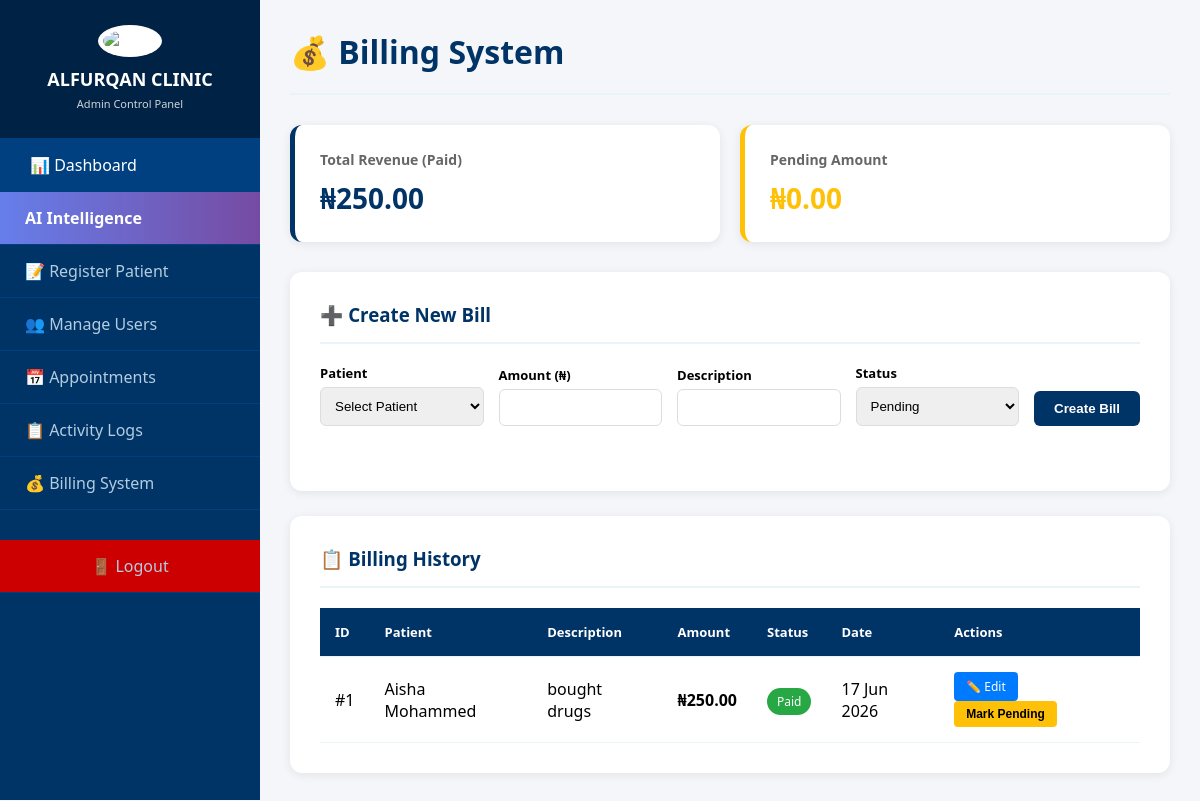
Page /admin/billing.php (signed in) on the committed database.
### tables this page shows
CREATE TABLE `billing` (
  `id` int(11) NOT NULL,
  `patient_id` int(11) NOT NULL,
  `amount` decimal(10,2) NOT NULL,
  `description` varchar(255) DEFAULT NULL,
  `status` enum('Paid','Pending') DEFAULT 'Pending',
  `bill_date` timestamp NOT NULL DEFAULT current_timestamp(),
  `created_by` int(11) DEFAULT NULL
);

CREATE TABLE `patients` (
  `id` int(11) NOT NULL,
  `name` varchar(100) NOT NULL,
  `age` int(11) DEFAULT NULL,
  `gender` enum('Male','Female') NOT NULL,
  `phone` varchar(15) DEFAULT NULL,
  `address` text DEFAULT NULL,
  `allergies` text DEFAULT NULL,
  `medical_conditions` text DEFAULT NULL,
  `patient_status` enum('Stable','Critical','Recovering','Discharged','Pending') DEFAULT 'Pending',
  `reg_date` timestamp NOT NULL DEFAULT current_timestamp()
);

### admin/billing.php (the view, shortened to what this page needs)
<?php
include '../config/db.php';
$total_revenue = $conn->query("SELECT SUM(amount) as total FROM billing WHERE status='Paid'")->fetch_assoc()['total'] ?? 0;
$pending_amount = $conn->query("SELECT SUM(amount) as total FROM billing WHERE status='Pending'")->fetch_assoc()['total'] ?? 0;
$bills = $conn->query("SELECT b.*, p.name as patient_name FROM billing b JOIN patients p ON b.patient_id = p.id ORDER BY b.bill_date DESC");
?>
<!DOCTYPE html>
<html lang="en">
<head>
</head>
<body>
    <div class="sidebar">
        <div class="sidebar-header">
            <img src="../assets/logo.png" alt="Logo">
            <h2>ALFURQAN CLINIC</h2><small>Admin Control Panel</small>
        </div>
        <div class="sidebar-menu">
    <a href="dashboard.php" class="active">📊 Dashboard</a>
    <a href="ai_dashboard.php" style="background: linear-gradient(90deg, #667eea 0%, #764ba2 100%); color: white; font-weight: bold;">
         AI Intelligence
    </a>
    <a href="register_patient.php">📝 Register Patient</a>
    <a href="manage_users.php">👥 Manage Users</a>
    <a href="appointments.php">📅 Appointments</a>
    <a href="activity_logs.php">📋 Activity Logs</a>
    <a href="billing.php">💰 Billing System</a>
    <a href="../logout.php" class="logout-btn">🚪 Logout</a>
</div>
    </div>
    <div class="main-content">
        <div class="header"><h1>💰 Billing System</h1></div>
        <div class="stats-grid">
            <div class="stat-card"><h3>Total Revenue (Paid)</h3><p>₦<?php echo number_format($total_revenue, 2); ?></p></div>
            <div class="stat-card pending"><h3>Pending Amount</h3><p>₦<?php echo number_format($pending_amount, 2); ?></p></div>
        </div>
        <div class="card">
            <h3>➕ Create New Bill</h3>
            <form method="POST">
                <div class="form-row">
                    <div class="form-group">
                        <label>Patient</label>
                        <select name="patient_id" required>
                            <option value="">Select Patient</option>
                        </select>
                    </div>
                    <div class="form-group"><label>Amount (₦)</label><input type="number" name="amount" step="0.01" required></div>
                    <div class="form-group"><label>Description</label><input type="text" name="description" required></div>
                    <div class="form-group">
                        <label>Status</label>
                        <select name="status">
                            <option value="Pending">Pending</option>
                        </select>
                    </div>
                    <div class="form-group"><button type="submit" name="add_bill">Create Bill</button></div>
                </div>
            </form>
        </div>
        <div class="card">
            <h3>📋 Billing History</h3>
            <table>
                <thead><tr><th>ID</th><th>Patient</th><th>Description</th><th>Amount</th><th>Status</th><th>Date</th><th>Actions</th></tr></thead>
                <tbody>
                    <?php while($b = $bills->fetch_assoc()): ?>
                    <tr>
                        <td>#<?php echo $b['id']; ?></td>
                        <td><?php echo htmlspecialchars($b['patient_name']); ?></td>
                        <td><?php echo htmlspecialchars($b['description']); ?></td>
                        <td><strong>₦<?php echo number_format($b['amount'], 2); ?></strong></td>
                        <td><span class="badge bg-<?php echo strtolower($b['status']); ?>"><?php echo $b['status']; ?></span></td>
                        <td><?php echo date('d M Y', strtotime($b['bill_date'])); ?></td>
                        <td>
                            <a href="edit_bill.php?id=<?php echo $b['id']; ?>" class="btn-sm btn-primary">✏️ Edit</a>
                            <form method="POST" style="display:inline;">
                                <?php if($b['status'] == 'Pending'): ?>
                                <input type="hidden" name="new_status" value="Paid">
                                <button type="submit" name="update_status" class="btn-sm btn-success">Mark Paid</button>
                                <?php else: ?>
                                <button type="submit" name="update_status" class="btn-sm btn-warning">Mark Pending</button>
                                <?php endif; ?>
                            </form>
                        </td>
                    </tr>
                    <?php endwhile; ?>
                </tbody>
            </table>
        </div>
    </div>
</body>
</html>

### admin/billing.php (style rules this page uses)
* { margin: 0; padding: 0; box-sizing: border-box; }
body { font-family: 'Segoe UI', sans-serif; background: #f4f6f9; display: flex; }
.sidebar { width: 260px; background: #003366; color: white; height: 100vh; position: fixed; }
.sidebar-header { text-align: center; padding: 25px 20px; border-bottom: 1px solid #004080; background: #002244; }
.sidebar-header img { width: 70px; height: 70px; margin-bottom: 10px; background: white; border-radius: 50%; padding: 5px; }
.sidebar-header h2 { font-size: 18px; }
.sidebar-header small { font-size: 11px; opacity: 0.8; }
.sidebar-menu a { display: flex; align-items: center; gap: 15px; padding: 15px 25px; color: #b3cde0; text-decoration: none; border-bottom: 1px solid #004080; transition: 0.3s; }
.sidebar-menu a:hover, .sidebar-menu a.active { background: #004080; color: white; padding-left: 30px; }
.logout-btn { background: #cc0000 !important; justify-content: center; margin-top: 30px; }
.main-content { margin-left: 260px; padding: 30px; width: calc(100% - 260px); }
.header { display: flex; justify-content: space-between; margin-bottom: 30px; padding-bottom: 20px; border-bottom: 2px solid #e8f4f8; }
.header h1 { color: #003366; }
.stats-grid { display: grid; grid-template-columns: 1fr 1fr; gap: 20px; margin-bottom: 30px; }
.stat-card { background: white; padding: 25px; border-radius: 12px; box-shadow: 0 2px 10px rgba(0,0,0,0.08); border-left: 5px solid #003366; }
.stat-card h3 { color: #666; font-size: 14px; margin-bottom: 10px; }
.stat-card p { color: #003366; font-size: 28px; font-weight: bold; }
.stat-card.pending { border-left-color: #ffc107; }
.stat-card.pending p { color: #ffc107; }
.card { background: white; padding: 30px; border-radius: 12px; box-shadow: 0 2px 10px rgba(0,0,0,0.08); margin-bottom: 25px; }
.card h3 { color: #003366; margin-bottom: 20px; border-bottom: 2px solid #e8f4f8; padding-bottom: 15px; }
.form-row { display: grid; grid-template-columns: 1fr 1fr 1fr 1fr auto; gap: 15px; align-items: end; margin-bottom: 20px; }
.form-group { margin-bottom: 15px; }
label { display: block; margin-bottom: 5px; font-weight: 600; font-size: 13px; }
input, select { width: 100%; padding: 10px; border: 1px solid #ddd; border-radius: 6px; }
button { padding: 10px 20px; background: #003366; color: white; border: none; border-radius: 6px; cursor: pointer; font-weight: 600; }
table { width: 100%; border-collapse: collapse; }
th, td { padding: 15px; text-align: left; border-bottom: 1px solid #e8f4f8; }
th { background: #003366; color: white; font-size: 13px; }
.badge { padding: 5px 10px; border-radius: 15px; font-size: 12px; color: white; }
.bg-paid { background: #28a745; }
.btn-sm { padding: 6px 12px; font-size: 12px; border: none; border-radius: 4px; cursor: pointer; color: white; text-decoration: none; display: inline-block; margin-right: 5px; }
.btn-warning { background: #ffc107; color: #000; }
.btn-primary { background: #007bff; }

### rows in the picture
billing: id "1", patient.name "Aisha Mohammed", description "bought drugs", amount "250.00", status "Paid", bill_date "17 Jun 2026", shows "Mark Pending"

### other values in the picture
$total_revenue "250.00"
$pending_amount "0.00"
